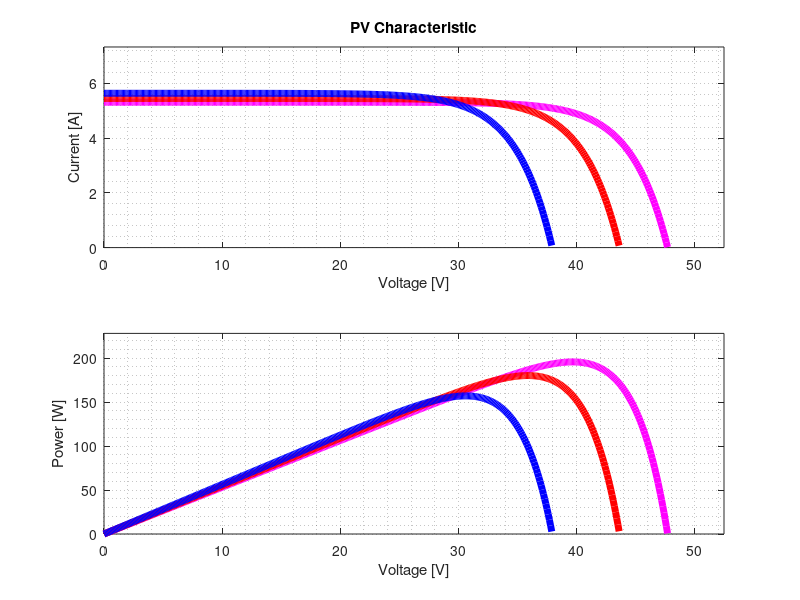

This figure's MATLAB source:
%Matlab code to calculate the characteristic of a PV panel for various
%temperature and irradiance levels based on the Khouzam equations

%Date: 11/11/2014
%Author: George Christidis
%%%%%%%%%%%%%%%%%%%%%%%%%%%%%%%%%%%%%%%%%%%%%%%%%%%%%%%%%%%%%%%%%%%%%%

%Inputs
irradiance=[1000 1000 1000];
temperature=[0 25 60];
color=['m' 'r' 'b'];

%PV Panel: MTS180M-24V
Rs=0.0; %calculated based on the datasheet
Voc=43.64;
Isc=5.45;
Vmp=36.36;
Imp=4.95;
temperatureref=25;
irradianceref=1000;
coefP=-0.47;
coefVoc=-0.38;
coefIsc=0.1;

%%%%%%%%%%%%%%%%%%%%%%%%%%%%%%%%%%%%%%%%%%%%%%%%
%Init
Vmax=0;
Imax=0;
Pmax=0;
a=coefIsc*Isc/100;
b=-coefVoc*Voc/100;

figure; hold on;
for i=1:length(irradiance)
    C2=(Vmp/Voc-1)/log(1-Imp/Isc);
    C1=(1-Imp/Isc)*exp(-Vmp/(C2*Voc));
    D1=a*irradiance(i)/irradianceref*(temperature(i)-temperatureref)+Isc*(irradiance(i)/irradianceref-1);
    Vmax1=C2*Voc*log((1-(0-D1)/Isc)/C1+1)-b*(temperature(i)-temperatureref)-Rs*D1;
    Vrmax=0+b*(temperature(i)-temperatureref)+Rs*D1;
    Imax1=Isc*(1-C1*(exp(Vrmax/(C2*Voc))-1))+D1;
    Pmax1=Vmax1*Imax1*0.9;
    if Vmax1>Vmax Vmax=Vmax1; end
    if Imax1>Imax Imax=Imax1; end
    if Pmax1>Pmax Pmax=Pmax1; end
    V=0:0.1:(Vmax1);
    Vr=V+b*(temperature(i)-temperatureref)+Rs*D1;
    I=Isc*(1-C1*(exp(Vr/(C2*Voc))-1))+D1;
    P=V.*I;
    subplot(2,1,1);
    plot(V,I,color(i),'LineWidth',5);
    axis([0,Vmax*1.1,0,Imax*1.3]);
    title('PV Characteristic');
    ylabel('Current [A]');
    xlabel('Voltage [V]');
    grid minor
    hold on;
    subplot(2,1,2);
    plot(V,P,color(i),'LineWidth',5);
    axis([0,Vmax*1.1,0,Pmax]);
    ylabel('Power [W]');
    xlabel('Voltage [V]');
    grid minor
    hold on;
end

%Look Up table creation for use in Simulink
PV_characteristic=zeros(length(V),2);
PV_characteristic(:,1)=V(:);
PV_characteristic(:,2)=I(:);

clearvars a b C1 C2 color D1 i I Imax Imax1 Imp irradiance irradianceref Isc mode P Pmax Pmax1 Rs temperature temperatureref V Vmax Vmax1 Vmp Voc Vr Vrmax coefIsc coefP coefVoc